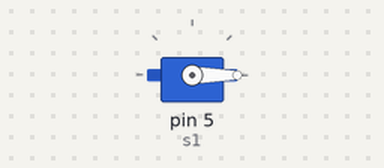
The program below on a simulated Arduino Uno, built with avr-gcc and run on an emulated ATmega328P. Shown: servo.

Above: at 0.05 s.
At 1.55 s:
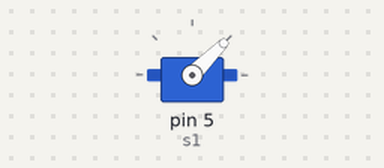
At 3.05 s:
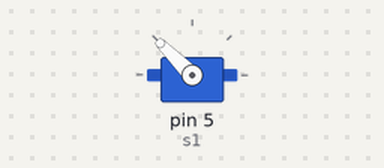
At 6.0 s:
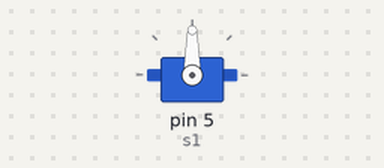
Timing chart, 0 to 7.8 s (numbered marks = the images above):
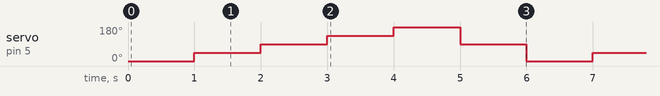

The program:

main.cpp
```cpp
#include <Arduino.h>
#include <Servo.h>
//Comandos Servo.h
// attach(); => associa o pino
// write(); => posição do braço do servo
            // em angulo 0 a 180º
// Servo => Cria o objeto para controlar o servo
            // o motor que estamos utilizando
//--------------inicia o Servo --------------------

Servo s1;

void setup() {

  s1.attach(5);

}

void loop() {

  // posiçao inicial 0º
  s1.write(0);
  delay(1000);

  //posição 45º
  s1.write(45);
  delay(1000);

  //posição 90º
  s1.write(90);
  delay(1000);

  //posição de 135º
  s1.write(135);
  delay(1000);

  // posição 180º
  s1.write(180);
  delay(1000);


  s1.write(90);
  delay(1000);
}
```

Measured:
- by itself, servo on pin 5 (s1): repeats every 6.0 s: 90° 1.0 s, 135° 1.0 s, 180° 1.0 s, 90° 1.0 s, 0° 1.0 s, 45° 1.0 s
